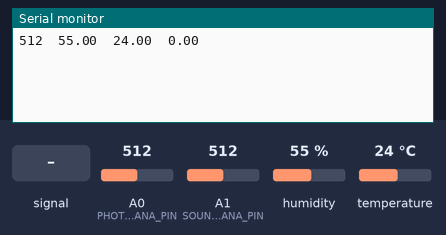
This sketch was run on a simulated Arduino Uno, built with avr-gcc and run on an emulated ATmega328P. Shown: the last lines printed to the serial monitor. Inputs (shaded band) come from the test bench; at power-on: humidity 55 %, A0 (PHOTOSENSE_ANA_PIN) = 512, A1 (SOUNDSENSE_ANA_PIN) = 512, temperature 24 °C.

Above: at 1.2 s.
1.3 s: A1 (SOUNDSENSE_ANA_PIN) fed a 200 Hz sine of ±81 counts around its level
At 2.6 s:
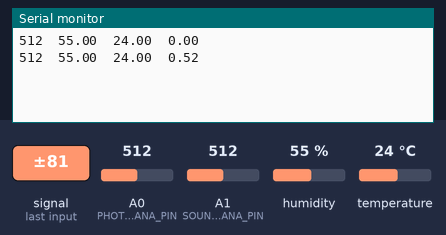
2.8 s: humidity set to 22 %
At 3.8 s:
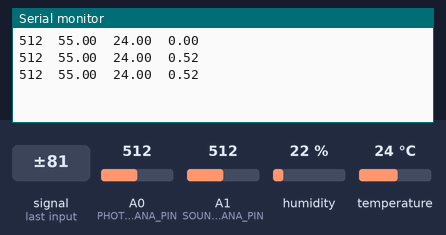
4.3 s: A0 (PHOTOSENSE_ANA_PIN) set to 716
At 5.6 s:
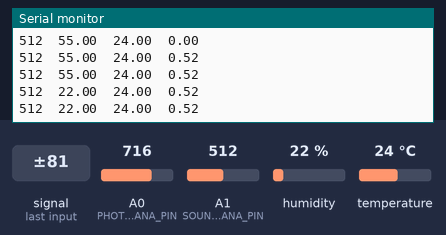
5.8 s: A1 (SOUNDSENSE_ANA_PIN) set to 716
At 6.4 s:
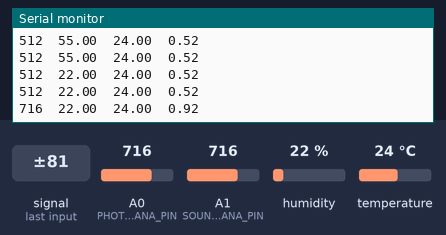
7.3 s: temperature set to 12 °C
At 8.6 s:
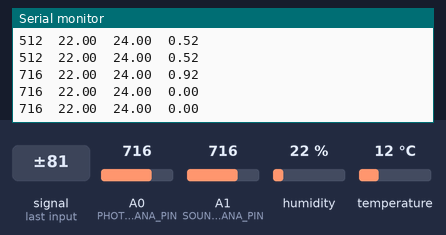
8.8 s: A1 (SOUNDSENSE_ANA_PIN) fed a 1000 Hz sine of ±255 counts around its level
At 9.8 s:
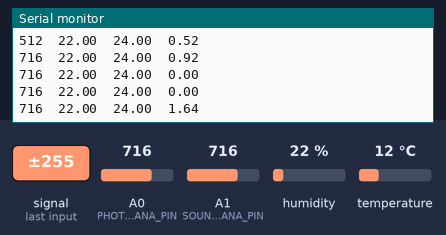
Timing chart, 0 to 11.3 s (numbered marks = the images above; inputs shaded):
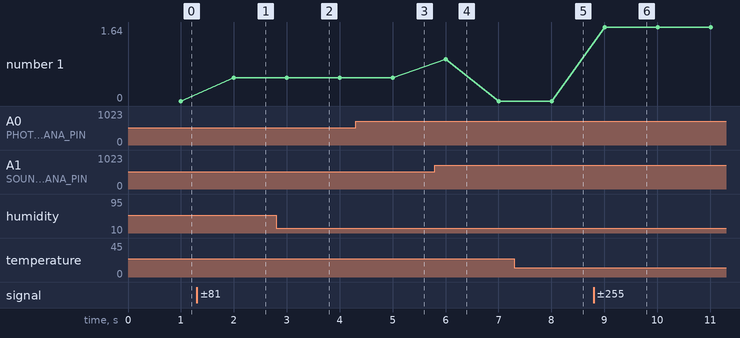

The sketch:

iStudy_.ino
```cpp
// Example testing sketch for various DHT humidity/temperature sensors
// Written by ladyada, public domain

#include "DHT.h"
#define DHTPIN 2     // what pin we're connected to
#define PHOTOSENSE_ANA_PIN A0
#define SOUNDSENSE_ANA_PIN A1
#define DHTTYPE DHT11   // DHT 11


const int sendFreq = 1000; //
unsigned int sample;

DHT dht(DHTPIN, DHTTYPE);

void setup() {
  Serial.begin(9600);
  dht.begin();
}

void loop() {
  // Reading temperature or humidity takes about 250 milliseconds!
  // Sensor readings may also be up to 2 seconds 'old' (its a very slow sensor)
  unsigned long startMillis= millis();  // Start of sample window
  float h = dht.readHumidity();
  float t = dht.readTemperature();
  int l = analogRead(PHOTOSENSE_ANA_PIN);
  unsigned int peakToPeak = 0;   // peak-to-peak level
  unsigned int signalMax = 0;
  unsigned int signalMin = 1024;
   // collect data for sendFreq - elapsedTime mS
  while (millis() - startMillis < sendFreq)
  {
     sample = analogRead(SOUNDSENSE_ANA_PIN);
     //Serial.println(sample);
     if (sample < 1024)  // toss out spurious readings
     {
        if (sample > signalMax)
        {
           signalMax = sample;  // save just the max levels
        }
        else if (sample < signalMin)
        {
           signalMin = sample;  // save just the min levels
        }
     }
  }
  peakToPeak = signalMax - signalMin;  // max - min = peak-peak amplitude
  double s = (peakToPeak * 3.3) / 1024;  // convert to volts

  Serial.print(l);
  Serial.print("\t");
  Serial.print(h);
  Serial.print("\t");
  Serial.print(t);
  Serial.print("\t");
  Serial.println(s);

}
```

Measured:
- after the input at 1.3 s, the serial monitor: prints a new line after 0.70 s (image 1)
- after the input at 5.8 s, the serial monitor: prints a new line after 0.21 s (image 4)
- after the input at 8.8 s, the serial monitor: prints a new line after 0.21 s (image 6)
- plotted number 1: 0 → 0.52 after the input at 1.3 s, 0.52 → 0 after the input at 5.8 s, 0 → 1.64 after the input at 8.8 s
